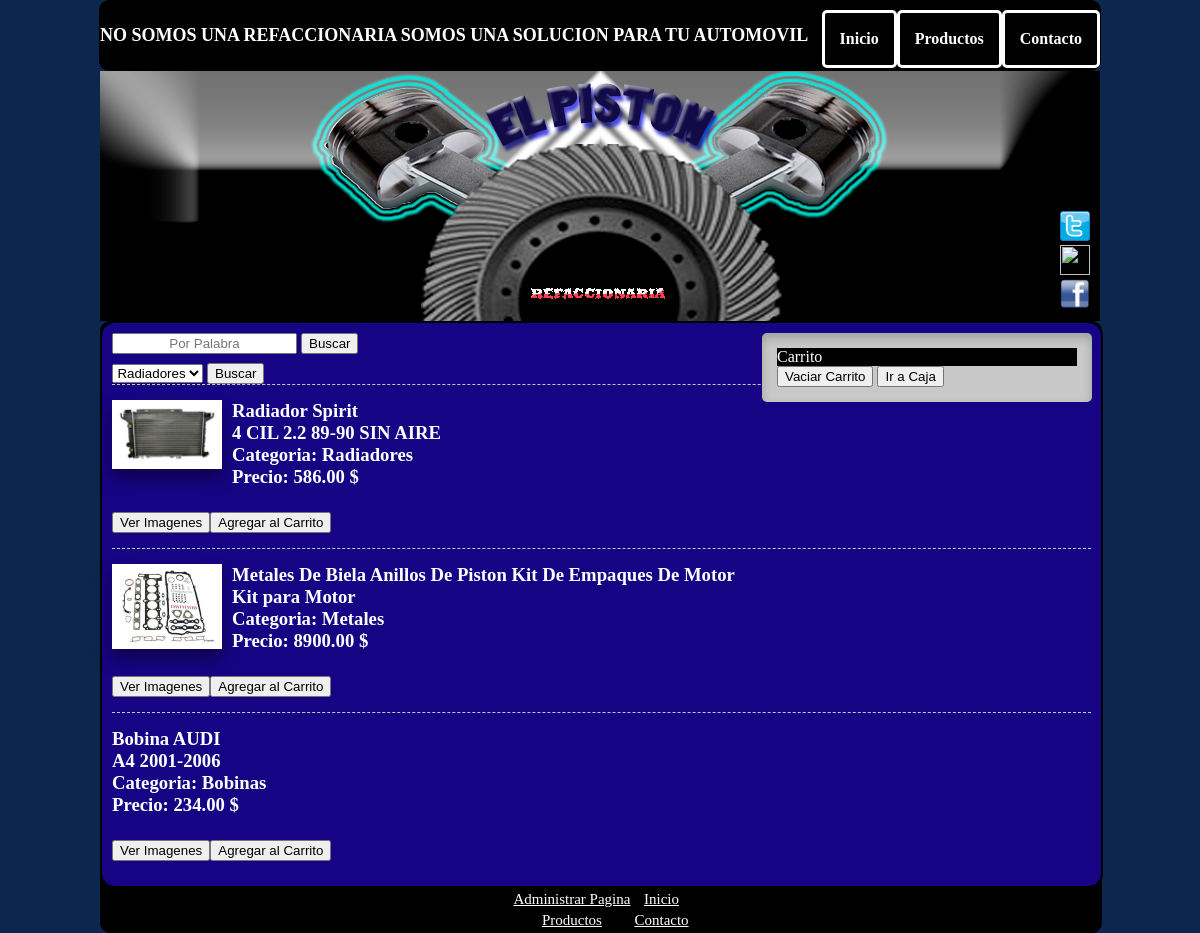
Page /Refaccionaria/productos.php on the committed database.
### tables this page shows
CREATE TABLE IF NOT EXISTS `imagenesproductos` (
  `id` int(100) NOT NULL AUTO_INCREMENT,
  `idproducto` int(100) DEFAULT NULL,
  `imagen` varchar(100) DEFAULT NULL,
  `titulo` varchar(100) DEFAULT NULL,
  `descripcion` varchar(100) DEFAULT NULL,
  PRIMARY KEY (`id`),
  KEY `idproducto` (`idproducto`)
);

CREATE TABLE IF NOT EXISTS `productos` (
  `idproducto` int(100) NOT NULL AUTO_INCREMENT,
  `nombre` varchar(100) DEFAULT NULL,
  `descripcion` varchar(100) DEFAULT NULL,
  `precio` float(10,2) DEFAULT NULL,
  `existencias` int(100) DEFAULT NULL,
  `categoria` varchar(100) NOT NULL,
  `promocion` int(1) DEFAULT NULL,
  `preciopromo` float(10,2) DEFAULT NULL,
  `activado` int(1) DEFAULT NULL,
  PRIMARY KEY (`idproducto`),
  UNIQUE KEY `nombre` (`nombre`)
);

### Refaccionaria/productos.php (the view, shortened to what this page needs)
<?php include "php/cabecera.php"?>
<?php include "php/config.php"?>
<div style="height:30px;">
	<form action="productospornombre.php" method="post">
		<input type="text" name="nombre" style="text-align:center;" placeholder="Por Palabra">
		<input type="submit" value="Buscar">
	</form>
</div>
<?php
$conexion = mysqli_connect($servidor, $usuario, $contrasena, $basededatos);
mysqli_set_charset($conexion, "utf8");
$peticion = "SELECT DISTINCT categoria FROM productos";
$resultado = mysqli_query($conexion, $peticion);
echo '<div>
		<form action="productosporcategoria.php" method="post">
			<select name="categoria" style="text-align:center;">';
while($fila = mysqli_fetch_array($resultado))
{
	echo '<option value="'.$fila['categoria'].'">'.$fila['categoria'].'</option>';
}
echo '		</select>
			<input type="submit" value="Buscar">
		</form>
	</div>';
$conexion = mysqli_connect($servidor, $usuario, $contrasena, $basededatos);
mysqli_set_charset($conexion, "utf8");
$peticion = "SELECT * FROM productos WHERE existencias > 0 AND activado = 1";
$resultado = mysqli_query($conexion, $peticion);
while($fila = mysqli_fetch_array($resultado))
{
	echo "<article>";
	$peticion2 = "SELECT * FROM imagenesproductos WHERE idproducto = ".$fila['idproducto']." LIMIT 1";
	$resultado2 = mysqli_query($conexion, $peticion2);
	while($fila2 = mysqli_fetch_array($resultado2))
	{
		echo "<img src='photo/".$fila2['imagen']."' width=100px>";
	}
	echo "<h3>".$fila['nombre']."<h3>";
	echo "<p>".$fila['descripcion']."</p>";
	echo "<p>Categoria: ".$fila['categoria']." </p>";
	echo "<p>Precio: ".$fila['precio']." $</p>";
	echo "<br>";
	echo "<a href='detalleproducto.php?id=".$fila['idproducto']."'><button>Ver Imagenes</button></a>";
	echo "<button value='".$fila['idproducto']."' class='botoncompra'>Agregar al Carrito</button>";
	echo "</article>";
}
?>
<?php include "php/piedepagina.php"?>

### Refaccionaria/css/estilo1000.css (style rules this page uses)
h1,h2,h3,p { margin:0px; padding:0px; }
article a { color:black; text-decoration:none; }
article { border-top:1px dashed rgb(200,200,200); padding-top:15px; padding-bottom:15px; }
article img { margin-right:10px; border:5px solid white; float:left; box-shadow:0px 10px 15px rgba(0,0,0,0.4); }
article { clear:both; }

### rows in the picture
productos: nombre "Radiador Spirit", descripcion "4 CIL 2.2 89-90 SIN AIRE", categoria "Radiadores", precio "586.00", $fila['idproducto'] 1 (drawn)
imagenesproductos: imagen (picture)
productos: nombre "Metales De Biela Anillos De Piston Kit De Empaques De Motor", descripcion "Kit para Motor", categoria "Metales", precio "8900.00", $fila['idproducto'] 3 (drawn)
imagenesproductos: imagen (picture)
productos: nombre "Bobina AUDI", descripcion "A4 2001-2006", categoria "Bobinas", precio "234.00", $fila['idproducto'] 5 (drawn)

### other values in the picture
form field categoria "Radiadores"
